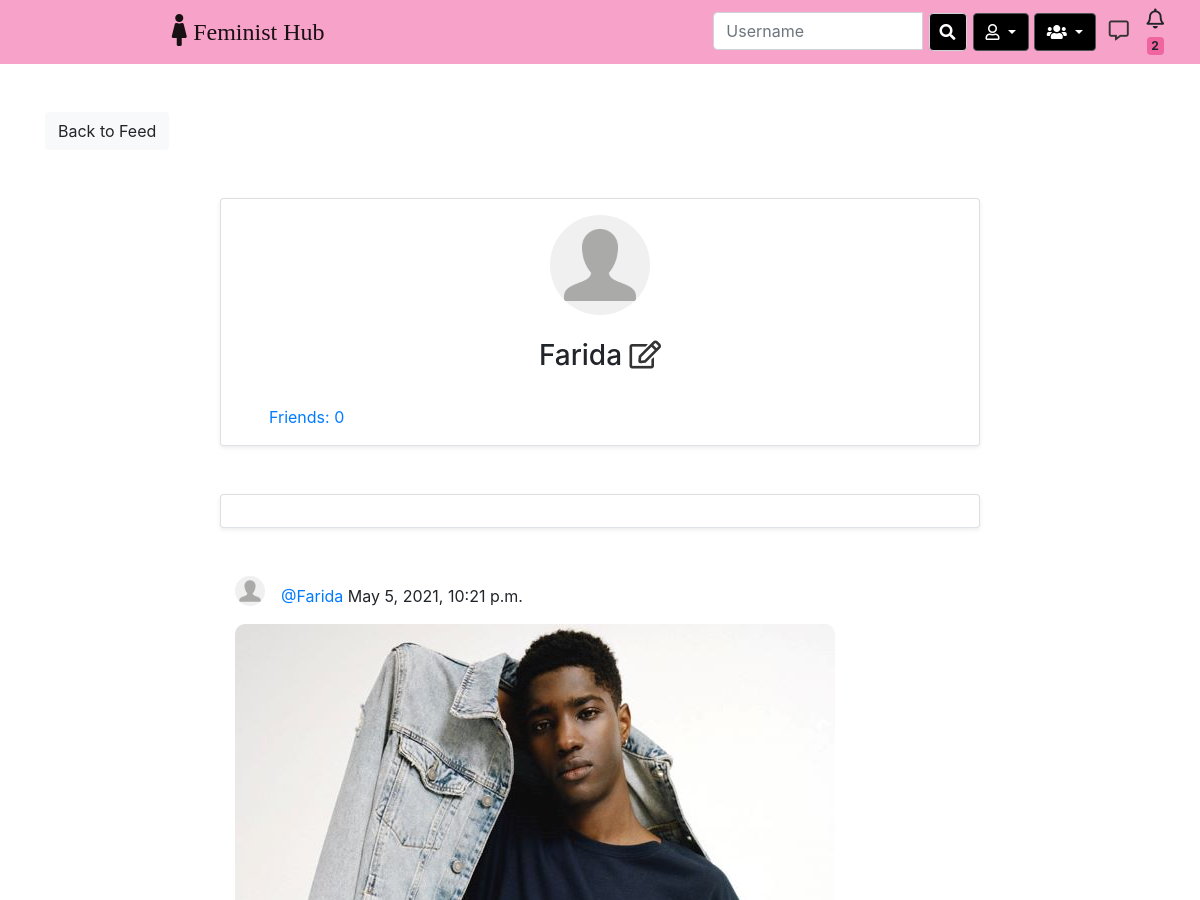
The page /social/profile/17/ (signed in, upper part) on the database as committed earlier.
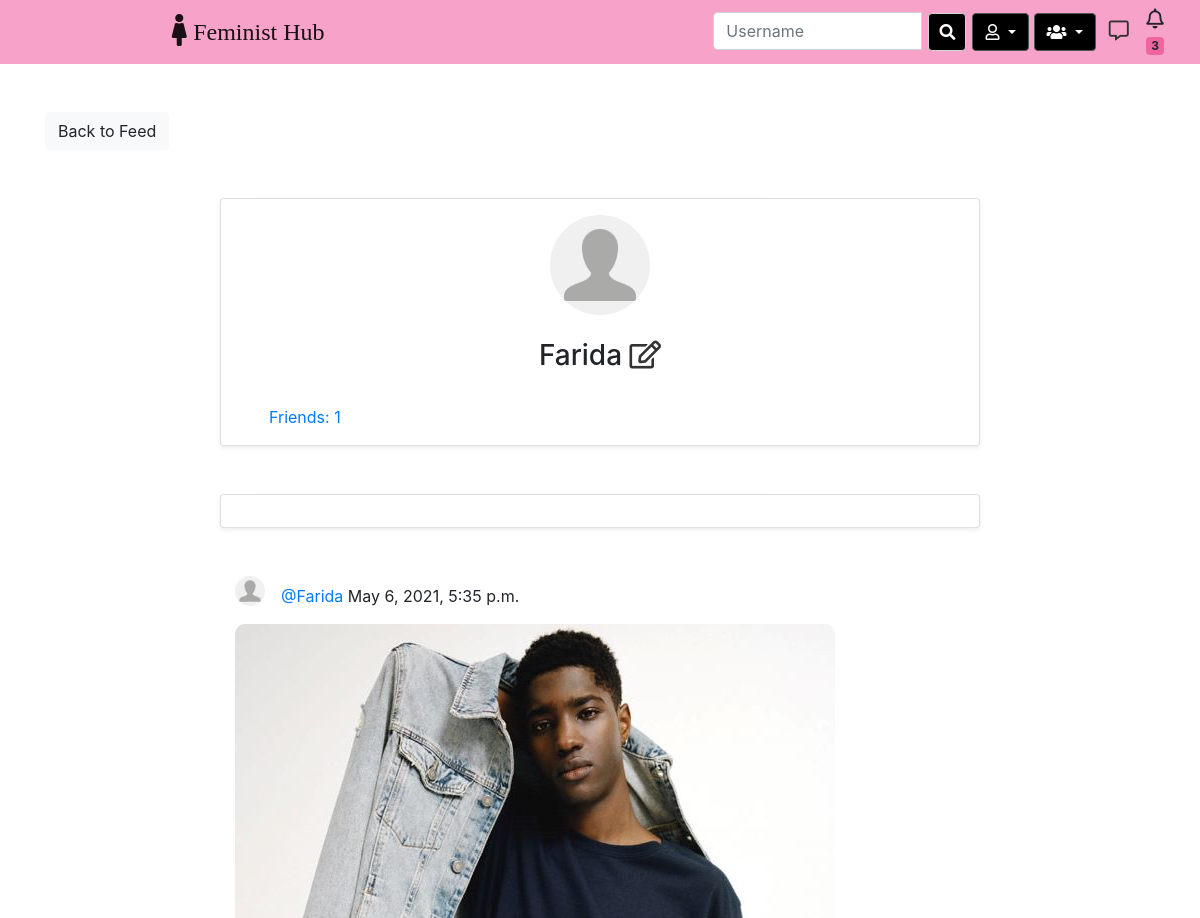
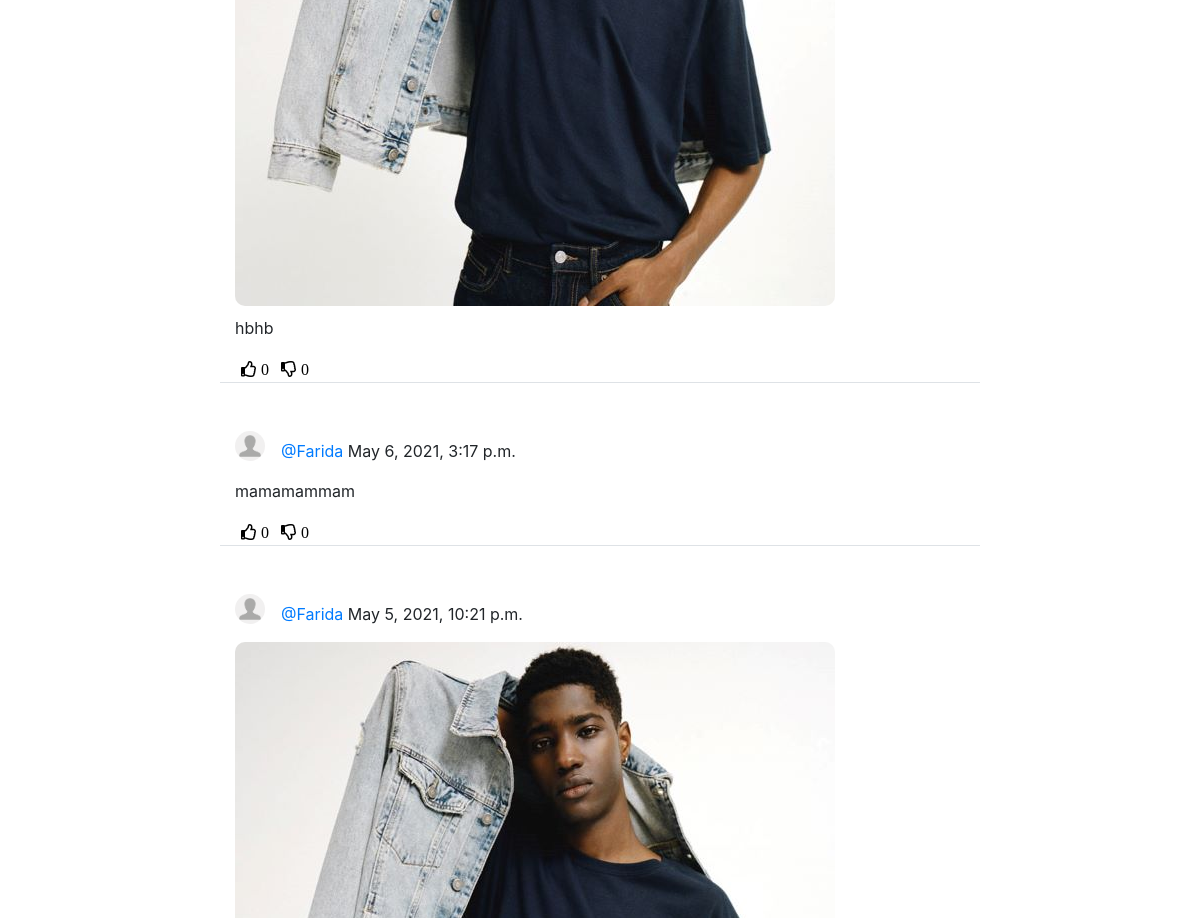
The same page on the database as committed later (2 pictures, top to bottom).
### social/models.py (models this page shows)
class UserProfile(models.Model):
	user = models.OneToOneField(User, primary_key=True, verbose_name='user', related_name='profile', on_delete=models.CASCADE)
	name = models.CharField(max_length=30, blank=True, null=True)
	bio = models.TextField(max_length=500, blank=True, null=True)
	birth_date=models.DateField(null=True, blank=True)
	location = models.CharField(max_length=100, blank=True, null=True)
	picture = models.ImageField(upload_to='uploads/profile_pictures', default='uploads/profile_pictures/default.png', blank=True)
	followers = models.ManyToManyField(User, blank=True, related_name='followers')

class Post(models.Model):
    body = models.TextField()
    image = models.ImageField(upload_to='uploads/post_photos',blank=True,null=True)
    created_on = models.DateTimeField(default=timezone.now)
    author = models.ForeignKey(User, on_delete=models.CASCADE)
    likes = models.ManyToManyField(User, blank=True, related_name='likes')
    dislikes = models.ManyToManyField(User, blank=True, related_name='dislikes')

### social/views.py (the view)
# urls.py: path('profile/<int:pk>/', ProfileView.as_view(), name='profile'),
class ProfileView(View):
    def get(self, request, pk, *args, **kwargs):
        profile = UserProfile.objects.get(pk=pk)
        user = profile.user
        posts = Post.objects.filter(author=user).order_by('-created_on')
        followers = profile.followers.all()
        if len(followers) == 0:
            is_following = False
        for follower in followers:
            if follower == request.user:
                is_following = True
                break
            else:
                is_following = False
        number_of_followers = len(followers)
        context = {
            'user': user,
            'profile': profile,
            'posts': posts,
            'number_of_followers': number_of_followers,
            'is_following': is_following,
        }
        return render(request, 'social/profile.html', context)

### landing/templatestags/custom_tags.py (called while the page is built)
@register.inclusion_tag('social/show_notifications.html',takes_context=True)
def show_notifications(context):
    request_user=context['request'].user
    notifications=Notification.objects.filter(to_user=request_user).exclude(user_has_seen=True).order_by('-date')
    return {'notifications':notifications}

### social/templates/social/profile.html (shortened to what this page needs)
{% extends 'landing/base.html' %}
{% block content %}
<div class="container">
    <div class="row mt-5">
        <div class="col-md-3 col-sm-6">
            <a href="{% url 'post-list' %}" class="btn btn-light">Back to Feed</a>
        </div>
    </div>
    <div class="row justify-content-center mt-5">
        <div class="card shadow-sm col-md-8 col-sm-12 border-bottom px-5 pt-3">
            <div class="text-center">
                <img src="{{ profile.picture.url }}" class="rounded-circle" width="100" height="100" />
                {% if profile.name %}
                <h3 class="py-4">{{ profile.name }}
                    <span>
                        {% if request.user == user %}
                            <a href="{% url 'profile-edit' profile.pk %}" class="edit-color"><i class="far fa-edit"></i></a>
                        {% endif %}
                    </span>
                    {% else %}
                    <h3 class="py-4">{{ user.username }}
                        <span>
                            {% if request.user == user %}
                                <a href="{% url 'profile-edit' profile.pk %}" class="edit-color"><i class="far fa-edit"></i></a>
                            {% endif %}
                        </span>
                    </h3>
                    {% endif %}
            </div>
            <div class="mb-3">
                <a href="{% url 'list-followers' profile.pk %}" class="post-link">Friends: {{ number_of_followers }}</a>
            </div>
        </div>
    </div>
    <div class="row justify-content-center mt-5">
        <div class="card shadow-sm col-md-8 col-sm-12 border-bottom px-5 py-3">
        </div>
    </div>
    {% for post in posts %}
    <div class="row justify-content-center mt-5">
        <div class="col-md-8 col-sm-12 border-bottom">
            <div>
                <a href="{% url 'profile' post.author.profile.pk %}">
                    <img class="rounded-circle post-img" height="30" width="30" src="{{ post.author.profile.picture.url }}" />
                </a>
                <p class="post-text">
                    <a class="text-primary post-link" href="{% url 'profile' post.author.pk %}">@{{ post.author }}</a> {{ post.created_on }}
                </p>
            </div>
            <div class="position-relative">
            {% if post.image%}
            <img src="{{post.image.url}} " class="post-image"/>
            {% endif%}
                <p>{{ post.body }}</p>
            </div>
            <div class="d-flex flex-row">
                <form method="POST" action="{% url 'like' post.pk %}">
                    <button class="remove-default-btn" type="submit" >
                        <i class="far fa-thumbs-up"> <span>{{ post.likes.all.count }}</span></i>
                    </button>
                </form>
                <form method="POST" action="{% url 'dislike' post.pk %}">
                    <button class="remove-default-btn" type="submit" >
                        <i class="far fa-thumbs-down"> <span>{{ post.dislikes.all.count }}</span></i>
                    </button>
                </form>
        </div>
        </div>
    </div>
    {% endfor %}
</div>
{% endblock content %}

### landing/templates/landing/base.html (shortened to what this page needs)
{% load static %}
<!doctype html>
<html lang="en">
  <head>
    <link rel="stylesheet" href="https://cdn.jsdelivr.net/npm/bootstrap@4.6.0/dist/css/bootstrap.min.css">
    <link rel="stylesheet" href="https://pro.fontawesome.com/releases/v5.10.0/css/all.css"/>
    <link href="{% static 'style.css' %}" rel="stylesheet">
  </head>
  <body>
    {% include 'landing/navbar.html'%}
    <div>
    {% block content%}
    {%endblock content%}
    </div>
  </body>
</html>

### landing/templates/landing/navbar.html (shortened to what this page needs)
{% load custom_tags %}
{% load static  %}
<div class="text-center">
  <nav class="navbar navbar-expand-lg navbar-light" style="background-color: #f7a2c9;">
    <div class="container-fluid " style="margin-left: 12%;">
        <a class="navbar-brand"
          {% if user.is_authenticated %}
            href="{% url 'post-list' %}"
          {% else %}
          href="{% url 'index' %}"
          {% endif %}
          style="font-family: cursive;font-size: x-large;"
        ><i class="fas fa-female fa-lg" ></i> Feminist Hub</a>
      <div class="collapse navbar-collapse" id="navbarTogglerDemo02">
        {% if user.is_authenticated %}
        <form class="d-flex" method="GET" action="{% url 'profile-search' %}" style="margin-left: 45%;">
          <div class="input-group">
            <input type="text" class="form-control" placeholder="Username" aria-label="Username" aria-describedby="basic-addon1" name="query" value="{{ request.GET.query }}">
            <button style="border: none; background-color: transparent; box-shadow: none" type="submit"><span class="input-group-text" id="basic-addon1" style="background-color: black;color: white; padding: 10px;"><i class="fas fa-search"></i></span></button>
          </div>
        </form>
        <div class="dropdown show ">
          <a class="btn btn-secondary dropdown-toggle" href="#" role="button" id="dropdownMenuLink" data-toggle="dropdown"
            aria-haspopup="true" aria-expanded="false" style="background-color:black;">
            <i class="far fa-user"></i>
          </a>
        </div>
          <div class="dropdown show ">
            <a class="btn btn-secondary dropdown-toggle" href="#" role="button" id="dropdownMenuLink" data-toggle="dropdown"
              aria-haspopup="true" aria-expanded="false" style="background-color:black;">
              <i class="fa fa-users" aria-hidden="true"></i>
            </a>
          </div>
          <div class="nav-item inbox-item-container">
            <a href="{% url 'inbox' %}" class="inbox-icon"><i class="far fa-comment-alt mx-2" style="font-size:20px"></i></a>
          </div>
             <div class="nav-item">
             {%  show_notifications %}
            </div>
          {% endif %}
      </div>
    </div>
  </nav>
</div>

### social/templates/social/show_notifications.html (shortened to what this page needs)
<div class="dropdown">
	<i class="far fa-bell" style="font-size:20px"></i><span class="badge  notification-badge" style="background-color: rgb(240, 101, 159);" onclick="showNotifications()">{{ notifications.count }}</span>
	</div>

### landing/templates/landing/footer.html (shortened to what this page needs)
{% load custom_tags %}
{% load static  %}

### static/style.css (style rules this page uses)
.remove-default-btn { background-color: transparent; border: none; box-shadow: none; }
.edit-color { color: #333; }
.post-link { text-decoration: none; }
.post-text { padding-top: 0.5rem; }
.post-img { float: left; margin-right: 1rem; }
.notification-badge { transition: 0.3s; }
.dropdown { position: relative; display: inline-block; }
.post-image { max-width: 100%; height: auto; border-radius: 10px; margin-bottom: 10px; }
.inbox-icon { color: #333; transition: 0.5s; }

Rows that differ between the two databases and show on the page:
added Post: author.profile.picture (placeholder picture), author "Farida", created_on "May 6, 2021, 5:35 p.m.", image (picture), body "hbhb", likes.all.count "0", dislikes.all.count "0"
added Post: author.profile.picture (placeholder picture), author "Farida", created_on "May 6, 2021, 3:17 p.m.", body "mamamammam", likes.all.count "0", dislikes.all.count "0"
Other text that changed with them:
{{ notifications.count }}: "2" → "3"
{{ number_of_followers }}: "0" → "1"
